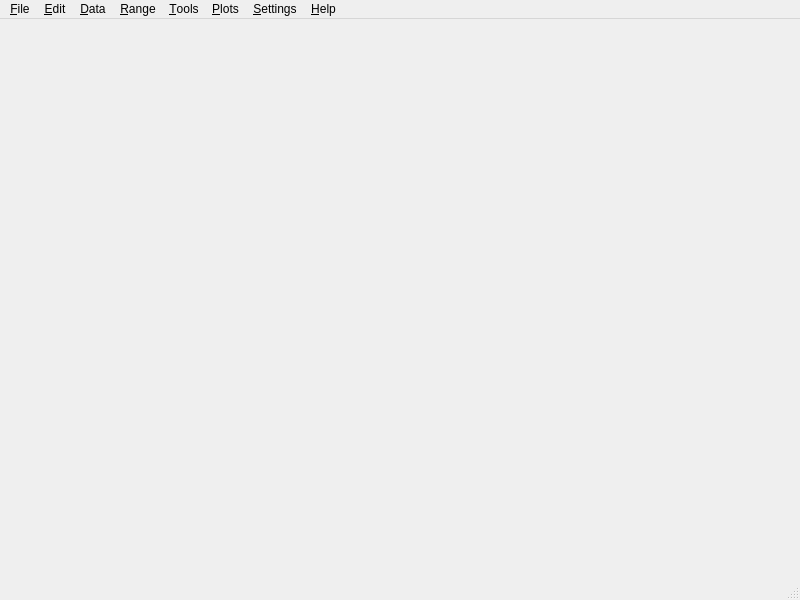
<?xml version="1.0" encoding="UTF-8"?>
<ui version="4.0">
 <class>MainWindow</class>
 <widget class="QMainWindow" name="MainWindow">
  <property name="geometry">
   <rect>
    <x>0</x>
    <y>0</y>
    <width>800</width>
    <height>600</height>
   </rect>
  </property>
  <property name="windowTitle">
   <string>Kst</string>
  </property>
  <widget class="QWidget" name="centralwidget"/>
  <widget class="QMenuBar" name="menubar">
   <property name="geometry">
    <rect>
     <x>0</x>
     <y>0</y>
     <width>800</width>
     <height>25</height>
    </rect>
   </property>
   <widget class="QMenu" name="_menuFile">
    <property name="title">
     <string>&amp;File</string>
    </property>
    <addaction name="_actionOpen"/>
    <addaction name="_actionOpenRecent"/>
    <addaction name="separator"/>
    <addaction name="_actionSave"/>
    <addaction name="_actionSaveAs"/>
    <addaction name="separator"/>
    <addaction name="_actionPrint"/>
    <addaction name="separator"/>
    <addaction name="_actionNewTab"/>
    <addaction name="_actionDialogGraphFile"/>
    <addaction name="_actionVectorSave"/>
    <addaction name="_actionSaveData"/>
    <addaction name="separator"/>
    <addaction name="_actionQuit"/>
   </widget>
   <widget class="QMenu" name="_menuEdit">
    <property name="title">
     <string>&amp;Edit</string>
    </property>
    <addaction name="_actionCopy"/>
    <addaction name="_actionPaste"/>
   </widget>
   <widget class="QMenu" name="_menuData">
    <property name="title">
     <string>&amp;Data</string>
    </property>
    <addaction name="_actionReload"/>
    <addaction name="separator"/>
    <addaction name="_actionManagerData"/>
    <addaction name="_actionManagerView"/>
    <addaction name="separator"/>
    <addaction name="_actionNewVector"/>
    <addaction name="_actionNewCurve"/>
    <addaction name="_actionNewEquation"/>
    <addaction name="_actionNewHistogram"/>
    <addaction name="_actionNewSpectrum"/>
    <addaction name="_actionNewPlugin"/>
    <addaction name="_actionNewEventMonitor"/>
    <addaction name="_actionNewMatrix"/>
    <addaction name="_actionNewImage"/>
    <addaction name="_actionNewSpectrogram"/>
    <addaction name="separator"/>
    <addaction name="_actionViewScalars"/>
    <addaction name="_actionViewVectors"/>
    <addaction name="_actionViewMatrices"/>
    <addaction name="_actionViewFits"/>
    <addaction name="_actionViewStrings"/>
   </widget>
   <widget class="QMenu" name="_menuRange">
    <property name="title">
     <string>&amp;Range</string>
    </property>
    <addaction name="_actionSamplesDown"/>
    <addaction name="_actionSamplesUp"/>
    <addaction name="separator"/>
    <addaction name="_actionSamplesFromEnd"/>
    <addaction name="_actionPause"/>
   </widget>
   <widget class="QMenu" name="_menuTools">
    <property name="title">
     <string>&amp;Tools</string>
    </property>
    <addaction name="_actionDataWizard"/>
    <addaction name="_actionDialogChangeFile"/>
    <addaction name="_actionDialogChangeNpts"/>
    <addaction name="_actionDialogChooseColor"/>
    <addaction name="_actionDialogDifferentiateCurves"/>
   </widget>
   <widget class="QMenu" name="_menuPlots">
    <property name="title">
     <string>&amp;Plots</string>
    </property>
    <widget class="QMenu" name="_menuGraphicsMode">
     <property name="tearOffEnabled">
      <bool>false</bool>
     </property>
     <property name="title">
      <string>&amp;Graphics Mode</string>
     </property>
     <addaction name="_actionGfxLabel"/>
     <addaction name="_actionGfxRectangle"/>
     <addaction name="_actionGfxEllipse"/>
     <addaction name="_actionGfxLine"/>
     <addaction name="_actionGfxArrow"/>
     <addaction name="_actionGfxPicture"/>
     <addaction name="_actionGfx2DPlot"/>
     <addaction name="_actionGfxLegend"/>
    </widget>
    <addaction name="_actionNewPlot"/>
    <addaction name="separator"/>
    <addaction name="_actionTiedZoom"/>
    <addaction name="separator"/>
    <addaction name="_actionZoomXY"/>
    <addaction name="_actionZoomX"/>
    <addaction name="_actionZoomY"/>
    <addaction name="_actionLayout"/>
    <addaction name="_menuGraphicsMode"/>
    <addaction name="separator"/>
    <addaction name="_actionDataMode"/>
   </widget>
   <widget class="QMenu" name="_menuSettings">
    <property name="title">
     <string>&amp;Settings</string>
    </property>
    <addaction name="separator"/>
    <addaction name="_actionManagerExtension"/>
    <addaction name="separator"/>
    <addaction name="_actionToolBar"/>
    <addaction name="_actionStatusBar"/>
    <addaction name="separator"/>
   </widget>
   <widget class="QMenu" name="_menuHelp">
    <property name="title">
     <string>&amp;Help</string>
    </property>
    <addaction name="_actionDialogDebug"/>
   </widget>
   <addaction name="_menuFile"/>
   <addaction name="_menuEdit"/>
   <addaction name="_menuData"/>
   <addaction name="_menuRange"/>
   <addaction name="_menuTools"/>
   <addaction name="_menuPlots"/>
   <addaction name="_menuSettings"/>
   <addaction name="_menuHelp"/>
  </widget>
  <widget class="QStatusBar" name="statusbar"/>
  <action name="_actionNewTab">
   <property name="text">
    <string>New tab...</string>
   </property>
   <property name="toolTip">
    <string>Create a new tab.</string>
   </property>
   <property name="statusTip">
    <string>Create a new tab.</string>
   </property>
  </action>
  <action name="_actionDialogGraphFile">
   <property name="text">
    <string>Export to Graphics File...</string>
   </property>
   <property name="statusTip">
    <string>Export to Graphics File</string>
   </property>
   <property name="whatsThis">
    <string>Bring up a dialog box to export the plot as a graphics file.</string>
   </property>
  </action>
  <action name="_actionVectorSave">
   <property name="text">
    <string>Save Vectors to Disk...</string>
   </property>
   <property name="statusTip">
    <string>Save Vectors to Disk</string>
   </property>
   <property name="whatsThis">
    <string>Bring up a dialog box to save vectors to text files.</string>
   </property>
  </action>
  <action name="_actionSaveData">
   <property name="checkable">
    <bool>true</bool>
   </property>
   <property name="text">
    <string>Save Da&amp;ta</string>
   </property>
   <property name="toolTip">
    <string>Save Vector Data To Disk</string>
   </property>
   <property name="statusTip">
    <string>Save Data</string>
   </property>
   <property name="whatsThis">
    <string>When selected, data in vectors will be saved into the Kst file.</string>
   </property>
  </action>
  <action name="_actionReload">
   <property name="text">
    <string>Reload</string>
   </property>
   <property name="statusTip">
    <string>Reload</string>
   </property>
   <property name="whatsThis">
    <string>Reload the data from file.</string>
   </property>
   <property name="shortcut">
    <string>F5</string>
   </property>
  </action>
  <action name="_actionManagerData">
   <property name="text">
    <string>&amp;Data Manager</string>
   </property>
   <property name="statusTip">
    <string>Bring up a dialog box to manage data.</string>
   </property>
   <property name="whatsThis">
    <string>Bring up a dialog box to manage data.</string>
   </property>
  </action>
  <action name="_actionManagerView">
   <property name="text">
    <string>&amp;View Manager</string>
   </property>
   <property name="statusTip">
    <string>Bring up a dialog box to manage views.</string>
   </property>
   <property name="whatsThis">
    <string>Bring up a dialog box to manage views.</string>
   </property>
  </action>
  <action name="_actionNewVector">
   <property name="text">
    <string>New &amp;Vector...</string>
   </property>
   <property name="statusTip">
    <string>Bring up a dialog box to create a new vector.</string>
   </property>
   <property name="whatsThis">
    <string>Bring up a dialog box to create a new vector.</string>
   </property>
  </action>
  <action name="_actionNewCurve">
   <property name="text">
    <string>New &amp;Curve...</string>
   </property>
   <property name="statusTip">
    <string>Bring up a dialog box to create a new curve.</string>
   </property>
   <property name="whatsThis">
    <string>Bring up a dialog box to create a new curve.</string>
   </property>
  </action>
  <action name="_actionNewEquation">
   <property name="text">
    <string>New &amp;Equation...</string>
   </property>
   <property name="statusTip">
    <string>Bring up a dialog box to create a new equation.</string>
   </property>
   <property name="whatsThis">
    <string>Bring up a dialog box to create a new equation.</string>
   </property>
  </action>
  <action name="_actionNewHistogram">
   <property name="text">
    <string>New &amp;Histogram...</string>
   </property>
   <property name="statusTip">
    <string>Bring up a dialog box to create a new histogram.</string>
   </property>
   <property name="whatsThis">
    <string>Bring up a dialog box to create a new histogram.</string>
   </property>
  </action>
  <action name="_actionNewSpectrum">
   <property name="text">
    <string>New &amp;Spectrum...</string>
   </property>
   <property name="statusTip">
    <string>Bring up a dialog box to create a new spectrum.</string>
   </property>
   <property name="whatsThis">
    <string>Bring up a dialog box to create a new spectrum.</string>
   </property>
  </action>
  <action name="_actionNewPlugin">
   <property name="text">
    <string>New &amp;Plugin...</string>
   </property>
   <property name="statusTip">
    <string>Bring up a dialog box to create a new plugin instance.</string>
   </property>
   <property name="whatsThis">
    <string>Bring up a dialog box to create a new plugin instance.</string>
   </property>
  </action>
  <action name="_actionNewEventMonitor">
   <property name="text">
    <string>New Event &amp;Monitor...</string>
   </property>
   <property name="statusTip">
    <string>Bring up a dialog box to create a new event monitor.</string>
   </property>
   <property name="whatsThis">
    <string>Bring up a dialog box to create a new event monitor.</string>
   </property>
  </action>
  <action name="_actionNewMatrix">
   <property name="text">
    <string>New M&amp;atrix...</string>
   </property>
   <property name="statusTip">
    <string>Bring up a dialog box to create a new matrix.</string>
   </property>
   <property name="whatsThis">
    <string>Bring up a dialog box to create a new matrix.</string>
   </property>
  </action>
  <action name="_actionNewImage">
   <property name="text">
    <string>New &amp;Image...</string>
   </property>
   <property name="statusTip">
    <string>Bring up a dialog box to create a new image instance.</string>
   </property>
   <property name="whatsThis">
    <string>Bring up a dialog box to create a new image instance.</string>
   </property>
  </action>
  <action name="_actionNewSpectrogram">
   <property name="text">
    <string>New &amp;Spectrogram...</string>
   </property>
   <property name="statusTip">
    <string>Bring up a dialog box to create a new spectrogram.</string>
   </property>
   <property name="whatsThis">
    <string>Bring up a dialog box to create a new spectrogram.</string>
   </property>
  </action>
  <action name="_actionViewScalars">
   <property name="enabled">
    <bool>false</bool>
   </property>
   <property name="text">
    <string>View &amp;Scalar Values</string>
   </property>
   <property name="statusTip">
    <string>Bring up a dialog box to view scalar values.</string>
   </property>
   <property name="whatsThis">
    <string>Bring up a dialog box to view scalar values.</string>
   </property>
  </action>
  <action name="_actionViewVectors">
   <property name="enabled">
    <bool>false</bool>
   </property>
   <property name="text">
    <string>View Vec&amp;tor Values</string>
   </property>
   <property name="statusTip">
    <string>Bring up a dialog box to view vector values.</string>
   </property>
   <property name="whatsThis">
    <string>Bring up a dialog box to view vector values.</string>
   </property>
  </action>
  <action name="_actionViewMatrices">
   <property name="enabled">
    <bool>false</bool>
   </property>
   <property name="text">
    <string>View &amp;Matrix Values</string>
   </property>
   <property name="statusTip">
    <string>Bring up a dialog box to view matrix values.</string>
   </property>
   <property name="whatsThis">
    <string>Bring up a dialog box to view matrix values.</string>
   </property>
  </action>
  <action name="_actionViewFits">
   <property name="enabled">
    <bool>false</bool>
   </property>
   <property name="text">
    <string>View &amp;Fit Results</string>
   </property>
   <property name="statusTip">
    <string>Bring up a dialog box to view fit values.</string>
   </property>
   <property name="whatsThis">
    <string>Bring up a dialog box to view fit values.</string>
   </property>
  </action>
  <action name="_actionViewStrings">
   <property name="enabled">
    <bool>false</bool>
   </property>
   <property name="text">
    <string>View Strin&amp;g Values</string>
   </property>
   <property name="statusTip">
    <string>Bring up a dialog box to view string values.</string>
   </property>
   <property name="whatsThis">
    <string>Bring up a dialog box to view string values.</string>
   </property>
  </action>
  <action name="_actionSamplesDown">
   <property name="text">
    <string>&amp;Back 1 Screen</string>
   </property>
   <property name="toolTip">
    <string>Back</string>
   </property>
   <property name="statusTip">
    <string>Reduce the starting frame by the current number of frames.</string>
   </property>
   <property name="whatsThis">
    <string>Reduce the starting frame by the current number of frames.</string>
   </property>
   <property name="shortcut">
    <string>Ctrl+Left</string>
   </property>
  </action>
  <action name="_actionSamplesUp">
   <property name="text">
    <string>&amp;Advance 1 Screen</string>
   </property>
   <property name="toolTip">
    <string>Advance</string>
   </property>
   <property name="statusTip">
    <string>Increase the starting frame by the current number of frames.</string>
   </property>
   <property name="whatsThis">
    <string>Increase the starting frame by the current number of frames.</string>
   </property>
   <property name="shortcut">
    <string>Ctrl+Right</string>
   </property>
  </action>
  <action name="_actionSamplesFromEnd">
   <property name="text">
    <string>Read From &amp;End</string>
   </property>
   <property name="toolTip">
    <string>Read from end</string>
   </property>
   <property name="statusTip">
    <string>Read current data from end of file.</string>
   </property>
   <property name="whatsThis">
    <string>Read current data from end of file.</string>
   </property>
   <property name="shortcut">
    <string>Ctrl+Shift+Right</string>
   </property>
  </action>
  <action name="_actionPause">
   <property name="checkable">
    <bool>true</bool>
   </property>
   <property name="text">
    <string>P&amp;ause</string>
   </property>
   <property name="statusTip">
    <string>When paused, new data will not be read.</string>
   </property>
   <property name="whatsThis">
    <string>When paused, new data will not be read.</string>
   </property>
  </action>
  <action name="_actionDataWizard">
   <property name="text">
    <string>Data &amp;Wizard</string>
   </property>
   <property name="statusTip">
    <string>Bring up a wizard to easily load data.</string>
   </property>
   <property name="whatsThis">
    <string>Bring up a wizard to easily load data.</string>
   </property>
   <property name="shortcut">
    <string>Ctrl+Alt+W</string>
   </property>
  </action>
  <action name="_actionDialogChangeFile">
   <property name="text">
    <string>Change Data &amp;File...</string>
   </property>
   <property name="statusTip">
    <string>Bring up a dialog box to change input files.</string>
   </property>
   <property name="whatsThis">
    <string>Bring up a dialog box to change input files.</string>
   </property>
  </action>
  <action name="_actionDialogChangeNpts">
   <property name="text">
    <string>Change Data Sample &amp;Ranges...</string>
   </property>
   <property name="statusTip">
    <string>Bring up a dialog box to change data sample ranges.</string>
   </property>
   <property name="whatsThis">
    <string>Bring up a dialog box to change data sample ranges.</string>
   </property>
  </action>
  <action name="_actionDialogChooseColor">
   <property name="text">
    <string>Assign Curve &amp;Color Per File...</string>
   </property>
   <property name="statusTip">
    <string>Bring up a dialog box to change curve colors based on data file.</string>
   </property>
   <property name="whatsThis">
    <string>Bring up a dialog box to change curve colors based on data file.</string>
   </property>
  </action>
  <action name="_actionDialogDifferentiateCurves">
   <property name="text">
    <string>&amp;Differentiate Between Curves...</string>
   </property>
   <property name="statusTip">
    <string>Bring up a dialog box to differentiate between curves.</string>
   </property>
   <property name="whatsThis">
    <string>Bring up a dialog box to differentiate between curves.</string>
   </property>
  </action>
  <action name="_actionNewPlot">
   <property name="checkable">
    <bool>false</bool>
   </property>
   <property name="text">
    <string>New Plot</string>
   </property>
   <property name="statusTip">
    <string>Create a new plot in the current window.</string>
   </property>
   <property name="whatsThis">
    <string>Create a new plot in the current window.</string>
   </property>
  </action>
  <action name="_actionTiedZoom">
   <property name="checkable">
    <bool>true</bool>
   </property>
   <property name="text">
    <string>&amp;Tied Zoom</string>
   </property>
   <property name="toolTip">
    <string>Enable tied zoom</string>
   </property>
   <property name="statusTip">
    <string>Apply zoom actions to all plots (not just the active one).</string>
   </property>
   <property name="whatsThis">
    <string>Apply zoom actions to all plots (not just the active one).</string>
   </property>
  </action>
  <action name="_actionZoomXY">
   <property name="checkable">
    <bool>true</bool>
   </property>
   <property name="text">
    <string>XY Mouse &amp;Zoom</string>
   </property>
   <property name="toolTip">
    <string>XY mouse zoom</string>
   </property>
   <property name="statusTip">
    <string>XY zoom: mouse zooming affects both X and Y axis.</string>
   </property>
   <property name="whatsThis">
    <string>XY zoom: mouse zooming affects both X and Y axis.</string>
   </property>
   <property name="shortcut">
    <string>F2</string>
   </property>
  </action>
  <action name="_actionZoomX">
   <property name="checkable">
    <bool>true</bool>
   </property>
   <property name="text">
    <string>&amp;X Mouse Zoom</string>
   </property>
   <property name="toolTip">
    <string>X mouse zoom</string>
   </property>
   <property name="statusTip">
    <string>X zoom: Mouse zooming affects only the X axis.</string>
   </property>
   <property name="whatsThis">
    <string>X zoom: Mouse zooming affects only the X axis.</string>
   </property>
   <property name="shortcut">
    <string>F3</string>
   </property>
  </action>
  <action name="_actionZoomY">
   <property name="checkable">
    <bool>true</bool>
   </property>
   <property name="text">
    <string>&amp;Y Mouse Zoom</string>
   </property>
   <property name="toolTip">
    <string>Y mouse zoom</string>
   </property>
   <property name="statusTip">
    <string>Y zoom: Mouse zooming affects only the Y axis.</string>
   </property>
   <property name="whatsThis">
    <string>Y zoom: Mouse zooming affects only the Y axis.</string>
   </property>
   <property name="shortcut">
    <string>F4</string>
   </property>
  </action>
  <action name="_actionGfxLabel">
   <property name="checkable">
    <bool>true</bool>
   </property>
   <property name="text">
    <string>L&amp;abel</string>
   </property>
   <property name="toolTip">
    <string>Draw label</string>
   </property>
   <property name="statusTip">
    <string>Draw label</string>
   </property>
   <property name="whatsThis">
    <string>Draw label</string>
   </property>
   <property name="shortcut">
    <string>F7</string>
   </property>
  </action>
  <action name="_actionGfxRectangle">
   <property name="checkable">
    <bool>true</bool>
   </property>
   <property name="text">
    <string>&amp;Box</string>
   </property>
   <property name="toolTip">
    <string>Draw box</string>
   </property>
   <property name="statusTip">
    <string>Draw box</string>
   </property>
   <property name="whatsThis">
    <string>Draw box</string>
   </property>
   <property name="shortcut">
    <string>F8</string>
   </property>
  </action>
  <action name="_actionGfxEllipse">
   <property name="checkable">
    <bool>true</bool>
   </property>
   <property name="text">
    <string>&amp;Ellipse</string>
   </property>
   <property name="toolTip">
    <string>Draw ellipse</string>
   </property>
   <property name="statusTip">
    <string>Draw ellipse</string>
   </property>
   <property name="whatsThis">
    <string>Draw ellipse</string>
   </property>
   <property name="shortcut">
    <string>F9</string>
   </property>
  </action>
  <action name="_actionGfxLine">
   <property name="checkable">
    <bool>true</bool>
   </property>
   <property name="text">
    <string>&amp;Line</string>
   </property>
   <property name="toolTip">
    <string>Draw line</string>
   </property>
   <property name="statusTip">
    <string>Draw line</string>
   </property>
   <property name="whatsThis">
    <string>Draw line</string>
   </property>
   <property name="shortcut">
    <string>F10</string>
   </property>
  </action>
  <action name="_actionGfxArrow">
   <property name="checkable">
    <bool>true</bool>
   </property>
   <property name="text">
    <string>&amp;Arrow</string>
   </property>
   <property name="toolTip">
    <string>Draw arrow</string>
   </property>
   <property name="statusTip">
    <string>Draw arrow</string>
   </property>
   <property name="whatsThis">
    <string>Draw arrow</string>
   </property>
   <property name="shortcut">
    <string>F11</string>
   </property>
  </action>
  <action name="_actionGfxPicture">
   <property name="checkable">
    <bool>true</bool>
   </property>
   <property name="text">
    <string>&amp;Picture</string>
   </property>
   <property name="toolTip">
    <string>Insert picture</string>
   </property>
   <property name="statusTip">
    <string>Insert picture</string>
   </property>
   <property name="whatsThis">
    <string>Insert picture</string>
   </property>
   <property name="shortcut">
    <string>F12</string>
   </property>
  </action>
  <action name="_actionGfx2DPlot">
   <property name="checkable">
    <bool>true</bool>
   </property>
   <property name="text">
    <string>&amp;Plot</string>
   </property>
   <property name="toolTip">
    <string>Insert Plot</string>
   </property>
   <property name="statusTip">
    <string>Insert Plot</string>
   </property>
   <property name="whatsThis">
    <string>Insert Plot</string>
   </property>
   <property name="shortcut">
    <string>Ctrl+2</string>
   </property>
  </action>
  <action name="_actionGfxLegend">
   <property name="checkable">
    <bool>true</bool>
   </property>
   <property name="text">
    <string>&amp;Legend</string>
   </property>
   <property name="toolTip">
    <string>Insert Legend</string>
   </property>
   <property name="statusTip">
    <string>Insert Legend</string>
   </property>
   <property name="whatsThis">
    <string>Insert Legend</string>
   </property>
   <property name="shortcut">
    <string>Ctrl+3</string>
   </property>
  </action>
  <action name="_actionDataMode">
   <property name="checkable">
    <bool>true</bool>
   </property>
   <property name="text">
    <string>Data Mode</string>
   </property>
   <property name="toolTip">
    <string>Data mode</string>
   </property>
   <property name="statusTip">
    <string>Toggle between cursor mode and data mode.</string>
   </property>
   <property name="whatsThis">
    <string>Toggle between cursor mode and data mode.</string>
   </property>
  </action>
  <action name="_actionManagerExtension">
   <property name="text">
    <string>&amp;Extensions...</string>
   </property>
   <property name="statusTip">
    <string>Bring up a dialog box to manage extensions.</string>
   </property>
   <property name="whatsThis">
    <string>Bring up a dialog box to manage extensions.</string>
   </property>
  </action>
  <action name="_actionDialogDebug">
   <property name="text">
    <string>Debug Kst...</string>
   </property>
   <property name="statusTip">
    <string>Bring up a dialog to display debugging information.</string>
   </property>
   <property name="whatsThis">
    <string>Bring up a dialog to display debugging information.</string>
   </property>
  </action>
  <action name="_actionOpen">
   <property name="text">
    <string>&amp;Open...</string>
   </property>
   <property name="shortcut">
    <string>Ctrl+O</string>
   </property>
  </action>
  <action name="_actionOpenRecent">
   <property name="text">
    <string>Open &amp;Recent</string>
   </property>
   <property name="statusTip">
    <string>Open a recently used Kst plot.</string>
   </property>
   <property name="whatsThis">
    <string>Open a recently used Kst plot.</string>
   </property>
  </action>
  <action name="_actionSave">
   <property name="text">
    <string>&amp;Save</string>
   </property>
   <property name="statusTip">
    <string>Save to current Kst plot file.</string>
   </property>
   <property name="whatsThis">
    <string>Save to current Kst plot file.</string>
   </property>
   <property name="shortcut">
    <string>Ctrl+S</string>
   </property>
  </action>
  <action name="_actionSaveAs">
   <property name="text">
    <string>Save &amp;As</string>
   </property>
   <property name="statusTip">
    <string>Save to new Kst plot file.</string>
   </property>
   <property name="whatsThis">
    <string>Save to new Kst plot file.</string>
   </property>
  </action>
  <action name="_actionPrint">
   <property name="text">
    <string>&amp;Print...</string>
   </property>
   <property name="statusTip">
    <string>Print</string>
   </property>
   <property name="whatsThis">
    <string>Print current display.</string>
   </property>
   <property name="shortcut">
    <string>Ctrl+P</string>
   </property>
  </action>
  <action name="_actionQuit">
   <property name="text">
    <string>&amp;Quit</string>
   </property>
   <property name="statusTip">
    <string>Quit Kst.</string>
   </property>
   <property name="whatsThis">
    <string>Quit Kst.</string>
   </property>
   <property name="shortcut">
    <string>Ctrl+Q</string>
   </property>
  </action>
  <action name="_actionCopy">
   <property name="text">
    <string>Copy</string>
   </property>
   <property name="statusTip">
    <string>Copy cursor position or plots to the clipboard.</string>
   </property>
   <property name="whatsThis">
    <string>Copy cursor position or plots to the clipboard.</string>
   </property>
   <property name="shortcut">
    <string>Ctrl+C</string>
   </property>
  </action>
  <action name="_actionPaste">
   <property name="text">
    <string>Paste</string>
   </property>
   <property name="statusTip">
    <string>Paste plots from the clipboard.</string>
   </property>
   <property name="whatsThis">
    <string>Paste plots from the clipboard.</string>
   </property>
   <property name="shortcut">
    <string>Ctrl+V</string>
   </property>
  </action>
  <action name="_actionToolBar">
   <property name="text">
    <string>Hide &amp;Toolbar</string>
   </property>
  </action>
  <action name="_actionStatusBar">
   <property name="text">
    <string>Hide St&amp;atusbar</string>
   </property>
   <property name="whatsThis">
    <string>Toggle Statusbar</string>
   </property>
  </action>
  <action name="_actionLayout">
   <property name="checkable">
    <bool>true</bool>
   </property>
   <property name="text">
    <string>&amp;Layout Mode</string>
   </property>
   <property name="shortcut">
    <string>F6</string>
   </property>
  </action>
 </widget>
 <resources/>
 <connections/>
</ui>
